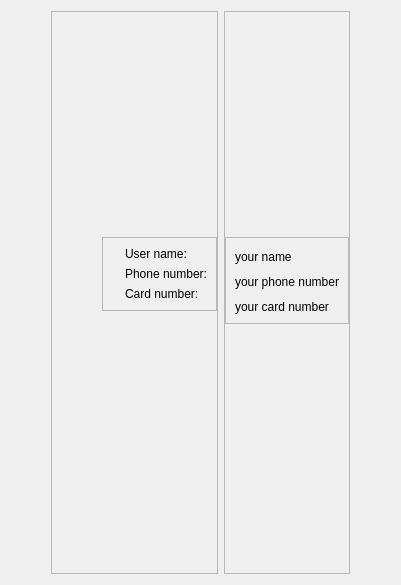
         <widget class="QWidget" name="homePage">
          <layout class="QGridLayout" name="gridLayout_2">
           <item row="0" column="0">
            <layout class="QHBoxLayout" name="horizontalLayout_3">
             <item>
              <spacer name="horizontalSpacer_2">
               <property name="orientation">
                <enum>Qt::Horizontal</enum>
               </property>
               <property name="sizeHint" stdset="0">
                <size>
                 <width>40</width>
                 <height>20</height>
                </size>
               </property>
              </spacer>
             </item>
             <item>
              <widget class="QFrame" name="frame_7">
               <property name="frameShape">
                <enum>QFrame::StyledPanel</enum>
               </property>
               <property name="frameShadow">
                <enum>QFrame::Raised</enum>
               </property>
               <layout class="QVBoxLayout" name="verticalLayout_6">
                <property name="leftMargin">
                 <number>50</number>
                </property>
                <property name="topMargin">
                 <number>225</number>
                </property>
                <property name="rightMargin">
                 <number>0</number>
                </property>
                <property name="bottomMargin">
                 <number>0</number>
                </property>
                <item>
                 <widget class="QFrame" name="frame_4">
                  <property name="frameShape">
                   <enum>QFrame::StyledPanel</enum>
                  </property>
                  <property name="frameShadow">
                   <enum>QFrame::Raised</enum>
                  </property>
                  <layout class="QFormLayout" name="formLayout">
                   <item row="0" column="0">
                    <widget class="QLabel" name="userIconLabel">
                     <property name="text">
                      <string/>
                     </property>
                     <property name="pixmap">
                      <pixmap>:/icons/resources/user.svg</pixmap>
                     </property>
                     <property name="scaledContents">
                      <bool>false</bool>
                     </property>
                     <property name="alignment">
                      <set>Qt::AlignLeading|Qt::AlignLeft|Qt::AlignVCenter</set>
                     </property>
                    </widget>
                   </item>
                   <item row="0" column="1">
                    <widget class="QLabel" name="userNameLabel">
                     <property name="styleSheet">
                      <string notr="true">font: 75 12pt &quot;MS Shell Dlg 2&quot;;</string>
                     </property>
                     <property name="text">
                      <string>User name:</string>
                     </property>
                     <property name="alignment">
                      <set>Qt::AlignLeading|Qt::AlignLeft|Qt::AlignVCenter</set>
                     </property>
                    </widget>
                   </item>
                   <item row="1" column="0">
                    <widget class="QLabel" name="phoneIconLabel">
                     <property name="text">
                      <string/>
                     </property>
                     <property name="pixmap">
                      <pixmap>:/icons/resources/smartphone.svg</pixmap>
                     </property>
                     <property name="alignment">
                      <set>Qt::AlignLeading|Qt::AlignLeft|Qt::AlignVCenter</set>
                     </property>
                    </widget>
                   </item>
                   <item row="1" column="1">
                    <widget class="QLabel" name="phoneNumberLabel">
                     <property name="styleSheet">
                      <string notr="true">font: 75 12pt &quot;MS Shell Dlg 2&quot;;</string>
                     </property>
                     <property name="text">
                      <string>Phone number:</string>
                     </property>
                     <property name="alignment">
                      <set>Qt::AlignLeading|Qt::AlignLeft|Qt::AlignVCenter</set>
                     </property>
                    </widget>
                   </item>
                   <item row="2" column="0">
                    <widget class="QLabel" name="cardIconLabel">
                     <property name="text">
                      <string/>
                     </property>
                     <property name="pixmap">
                      <pixmap>:/icons/resources/credit-card.svg</pixmap>
                     </property>
                     <property name="alignment">
                      <set>Qt::AlignLeading|Qt::AlignLeft|Qt::AlignVCenter</set>
                     </property>
                    </widget>
                   </item>
                   <item row="2" column="1">
                    <widget class="QLabel" name="cardNumberLabel">
                     <property name="styleSheet">
                      <string notr="true">font: 75 12pt &quot;MS Shell Dlg 2&quot;;</string>
                     </property>
                     <property name="text">
                      <string>Card number:</string>
                     </property>
                     <property name="alignment">
                      <set>Qt::AlignLeading|Qt::AlignLeft|Qt::AlignVCenter</set>
                     </property>
                    </widget>
                   </item>
                  </layout>
                 </widget>
                </item>
                <item>
                 <spacer name="verticalSpacer_2">
                  <property name="orientation">
                   <enum>Qt::Vertical</enum>
                  </property>
                  <property name="sizeHint" stdset="0">
                   <size>
                    <width>20</width>
                    <height>241</height>
                   </size>
                  </property>
                 </spacer>
                </item>
               </layout>
              </widget>
             </item>
             <item>
              <widget class="QFrame" name="frame_8">
               <property name="frameShape">
                <enum>QFrame::StyledPanel</enum>
               </property>
               <property name="frameShadow">
                <enum>QFrame::Raised</enum>
               </property>
               <layout class="QVBoxLayout" name="verticalLayout_7">
                <property name="spacing">
                 <number>0</number>
                </property>
                <property name="leftMargin">
                 <number>0</number>
                </property>
                <property name="topMargin">
                 <number>225</number>
                </property>
                <property name="rightMargin">
                 <number>0</number>
                </property>
                <property name="bottomMargin">
                 <number>0</number>
                </property>
                <item>
                 <widget class="QFrame" name="frame_5">
                  <property name="frameShape">
                   <enum>QFrame::StyledPanel</enum>
                  </property>
                  <property name="frameShadow">
                   <enum>QFrame::Raised</enum>
                  </property>
                  <layout class="QVBoxLayout" name="verticalLayout_8">
                   <property name="spacing">
                    <number>11</number>
                   </property>
                   <property name="leftMargin">
                    <number>9</number>
                   </property>
                   <property name="topMargin">
                    <number>12</number>
                   </property>
                   <item>
                    <widget class="QLabel" name="userNameLabelInfo">
                     <property name="styleSheet">
                      <string notr="true">font: 75 12pt &quot;MS Shell Dlg 2&quot;;</string>
                     </property>
                     <property name="text">
                      <string>your name</string>
                     </property>
                    </widget>
                   </item>
                   <item>
                    <widget class="QLabel" name="phoneNumberInfo">
                     <property name="styleSheet">
                      <string notr="true">font: 75 12pt &quot;MS Shell Dlg 2&quot;;</string>
                     </property>
                     <property name="text">
                      <string>your phone number</string>
                     </property>
                    </widget>
                   </item>
                   <item>
                    <widget class="QLabel" name="cardNumberInfo">
                     <property name="styleSheet">
                      <string notr="true">font: 75 12pt &quot;MS Shell Dlg 2&quot;;</string>
                     </property>
                     <property name="text">
                      <string>your card number</string>
                     </property>
                    </widget>
                   </item>
                  </layout>
                 </widget>
                </item>
                <item>
                 <spacer name="verticalSpacer_3">
                  <property name="orientation">
                   <enum>Qt::Vertical</enum>
                  </property>
                  <property name="sizeHint" stdset="0">
                   <size>
                    <width>20</width>
                    <height>249</height>
                   </size>
                  </property>
                 </spacer>
                </item>
               </layout>
              </widget>
             </item>
             <item>
              <spacer name="horizontalSpacer">
               <property name="orientation">
                <enum>Qt::Horizontal</enum>
               </property>
               <property name="sizeHint" stdset="0">
                <size>
                 <width>40</width>
                 <height>20</height>
                </size>
               </property>
              </spacer>
             </item>
            </layout>
           </item>
          </layout>
         </widget>
